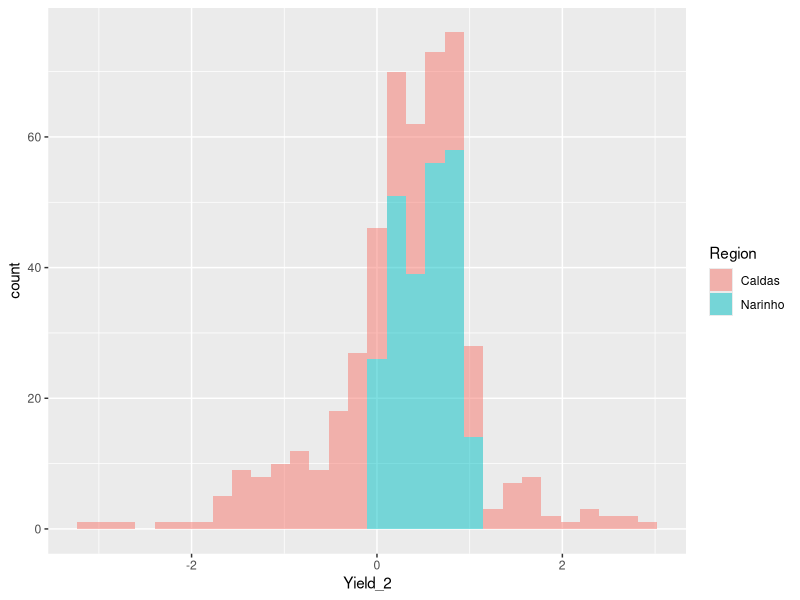

Source code (R):
#Juan Camilo Rivera
#21 Marzo del 2019
#Solucion del taller 1



#Librerias
library(ggplot2)

#2.
datos_mora <- read.csv("mora_toyset.csv", header = T)
head(datos_mora)

#Tipo de clase, utilizamos la funcion class
class(datos_mora)
is.data.frame(datos_mora)

#Acceder a una columna data.frame es con el simbolo $
datos_mora
  
#Cuantas variables tenemos
str(datos_mora)  
dim(datos_mora)  
  
#Cambiar de numerico a categorico
datos_mora$Nar <- as.factor(datos_mora$Nar)
str(datos_mora)
datos_mora$Cal <- as.factor(datos_mora$Cal)
str(datos_mora)

#Promedio de la variable Yield

promedio_yield <- mean (datos_mora$Yield)
promedio_yield

#Maximo de la variable Yield
maximo_yield <- max(datos_mora$Yield)

#Minimo de la variable Yield
minimo_yield <- min(datos_mora$Yield)

#Varianza de la variable Yield
varianza_yield <- var(datos_mora$Yield)

#Desviacion Estandar
desviacionstandar_yield <- sd(datos_mora$Yield)


#Histogramas usando ggplot
ggplot(datos_mora, aes(x=Yield_2, fill= Region))+geom_histogram(alpha=0.5)

#La función summary
summary(datos_mora)

